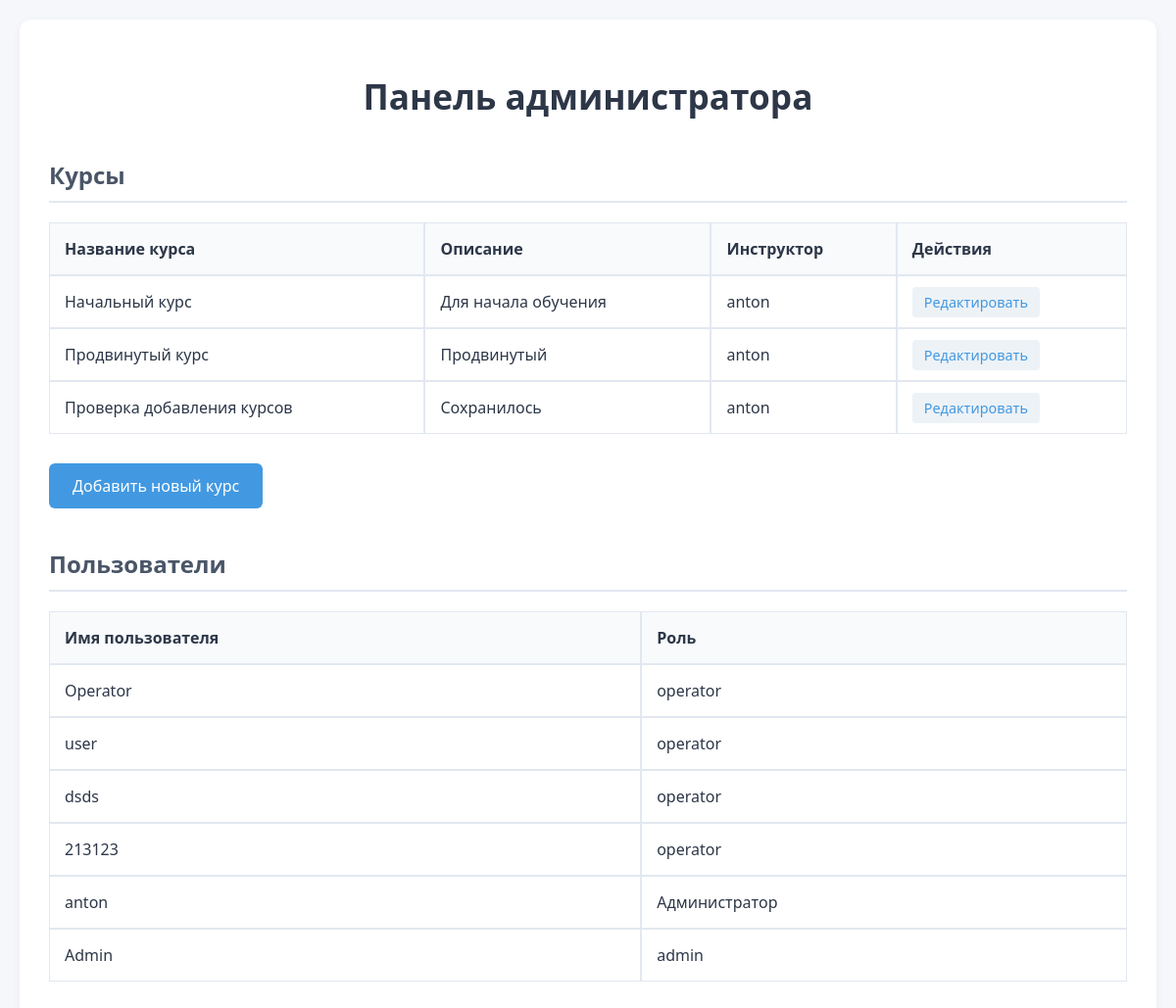
Page /admin_dashboard/ (signed in) on the earlier database version.
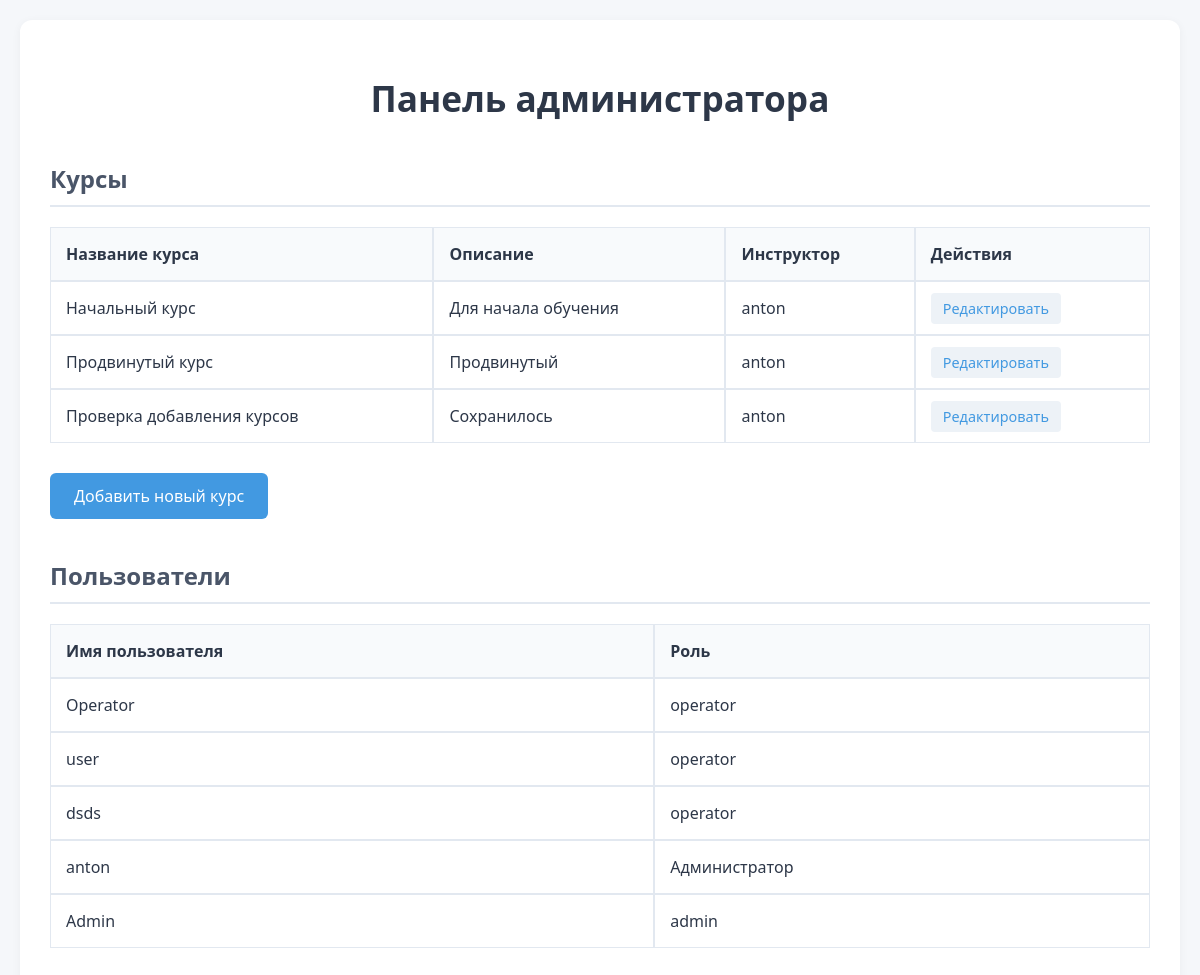
Same page on the later database version.
### training/models.py (models this page shows, shortened)
class Course(models.Model):
    title = models.CharField(max_length=200)
    description = models.TextField()
    quiz = models.OneToOneField('Quiz', on_delete=models.SET_NULL, null=True, blank=True, related_name='related_course')
    created_at = models.DateTimeField(auto_now_add=True)
    instructor = models.ForeignKey(User, on_delete=models.SET_NULL, null=True, related_name='courses')

class Profile(models.Model):
    USER_ROLES = (
        ('operator', 'Operator'),
        ('instructor', 'Instructor'),
        ('Администратор', 'Admin'),
    )
    user = models.OneToOneField(User, on_delete=models.CASCADE)
    role = models.CharField(max_length=20, choices=USER_ROLES, default='operator')

### training/utils.py (the view)
        def _wrapped_view(request, *args, **kwargs):
            if request.user.is_authenticated and request.user.profile.role == role:
                return view_func(request, *args, **kwargs)
            else:
                return HttpResponseForbidden("У вас нет доступа к этой странице.")

### training/utils.py (called while the page is built)
def role_required(role):
    def decorator(view_func):
        def _wrapped_view(request, *args, **kwargs):
            if request.user.is_authenticated and request.user.profile.role == role:
                return view_func(request, *args, **kwargs)
            else:
                return HttpResponseForbidden("У вас нет доступа к этой странице.")
        return _wrapped_view
    return decorator

### training/views.py (called while the page is built)
@login_required
@role_required('admin')
def admin_dashboard(request):
    courses = Course.objects.all()
    users = Profile.objects.all()
    return render(request, 'training/admin_dashboard.html', {"courses": courses, "users": users})

### training/templates/training/admin_dashboard.html (shortened to what this page needs)
<!DOCTYPE html>
<html lang="ru">
<head>
</head>
<body>
    <div class="container">
        <h1>Панель администратора</h1>
        <h2>Курсы</h2>
        <table>
            <tr>
                <th>Название курса</th>
                <th>Описание</th>
                <th>Инструктор</th>
                <th>Действия</th>
            </tr>
            {% for course in courses %}
            <tr>
                <td>{{ course.title }}</td>
                <td>{{ course.description }}</td>
                <td>{{ course.instructor.username }}</td>
                <td><a href="{% url 'edit_course' course.id %}">Редактировать</a></td>
            </tr>
            {% endfor %}
        </table>
        <div class="actions">
            <a href="{% url 'create_course' %}">Добавить новый курс</a>
        </div>
        <h2>Пользователи</h2>
        <table>
            <tr>
                <th>Имя пользователя</th>
                <th>Роль</th>
            </tr>
            {% for user in users %}
            <tr>
                <td>{{ user.user.username }}</td>
                <td>{{ user.role }}</td>
            </tr>
            {% endfor %}
        </table>
    </div>
</body>
</html>

Differences in the rows shown:
removed Profile: user.username "213123", role "operator"
